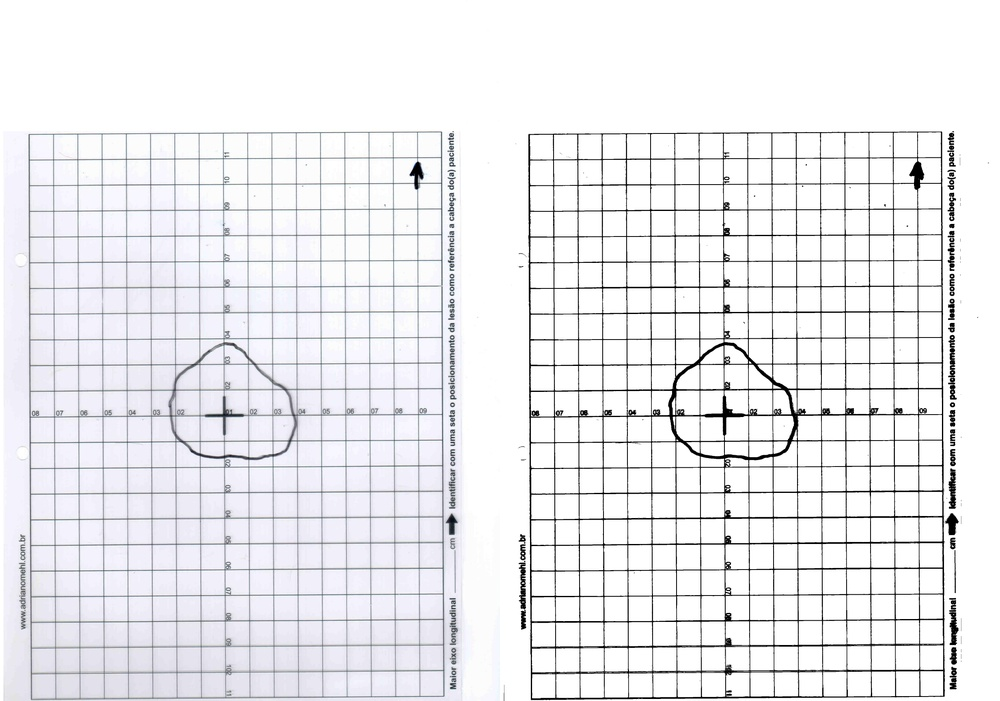
%> input picture final/legado/comparacao/1_c1_nn.jpg, 1000 x 701 px, shrunk from 4928 x 3456 before the run
$ octave diag3.m   (GNU Octave 9; MATLAB toolbox functions it lacks are replaced by stand-ins)
%> lines starting %> are read from the running program, lines starting %| are printed output that depends on the picture; in (x1, y1, x2, y2) boxes, pixels count from 0 and x2, y2 are one past the last pixel; in counts of white or black regions, pixels touching at a corner belong together; the program's own positions count from 1
clc; clear; close all;

img  = imread(fullfile("imagens", "1_c1_nn.jpg"));
%> img is the input picture: size 701x1000x3 uint8; mean R, G, B 236.1, 236, 238.9
gray = rgb2gray(img);
bw   = imbinarize(gray, 'adaptive', 'ForegroundPolarity', 'dark');
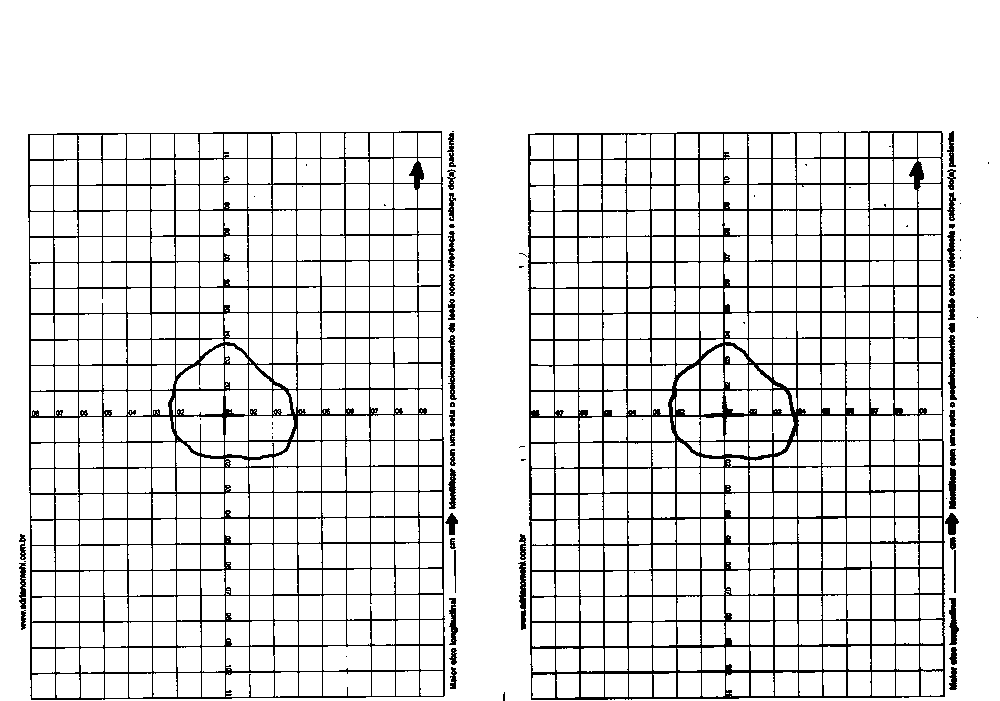
%> bw: size 701x1000 logical; 90.1% white; black in thin lines or dots, all inside (x1, y1, x2, y2) = (19, 131, 989, 701)
[h,w] = size(bw);
%> h = 701; w = 1000

% 1) Estima rotacao: angulo que torna as colunas mais "picadas" (grade vertical alinhada)
ang = -5:0.25:5;
score = zeros(size(ang));
for k = 1:numel(ang)
    r = imrotate(bw, ang(k), 'nearest', 'crop');
    score(k) = var(sum(r,1)) + var(sum(r,2)');
end
%> this loop made 41 passes
%> pass 3, `r = imrotate(bw, ang(k), 'nearest', 'crop');`:
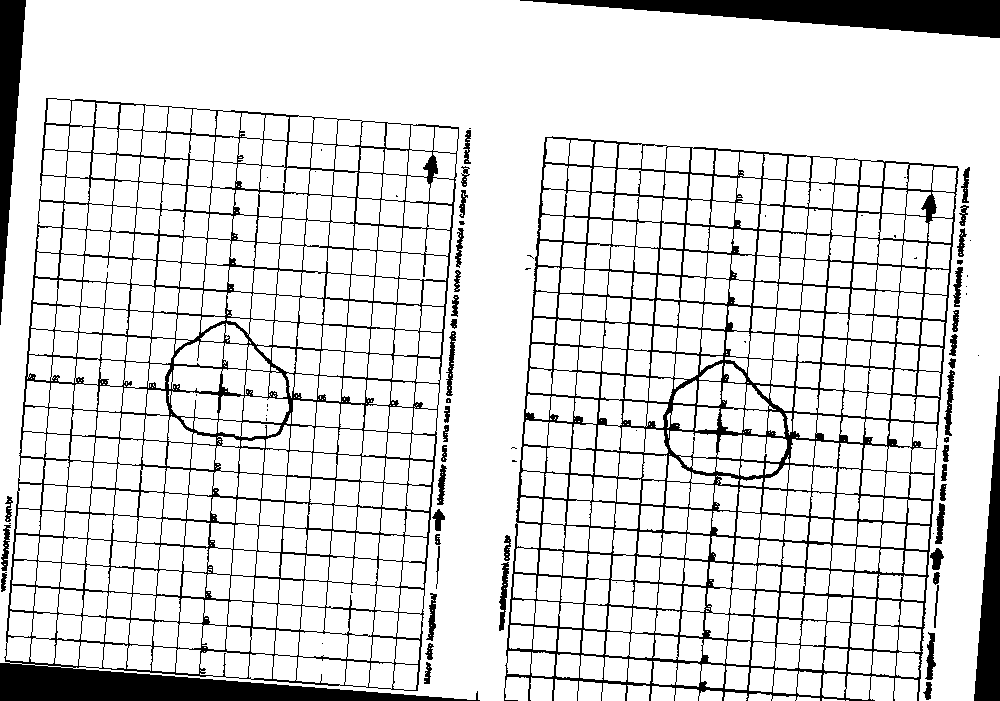
%> r: size 701x1000 logical; 86.5% white; 80 black regions (32 under 20 px), largest, box (x1, y1, x2, y2) and area: (0, 98, 480, 701) 37456, (504, 136, 959, 701) 33769, (520, 0, 1000, 38) 9303
%> after the loop, score = 41 values, max 25023.5 at index 20, min 6084.8 at index 27, mean 9451.5
[~,kb] = max(score);
%> kb = 20
a = ang(kb);
%> a = -0.25
fprintf("deskew = %.2f deg\n", a);
%| deskew = -0.25 deg

R = imrotate(bw, a, 'nearest', 'crop');
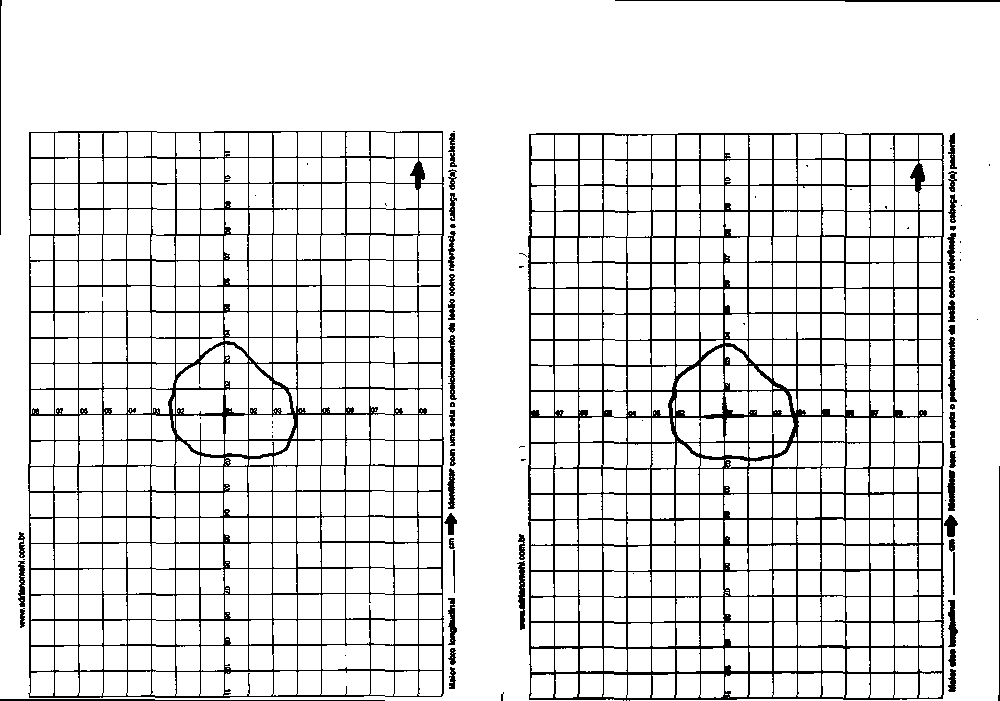
%> R: size 701x1000 logical; 89.9% white; black in thin lines or dots

% 2) Detecta grade: linhas longas horizontais e verticais (ja alinhadas)
Lx = round(0.20*w);  Ly = round(0.20*h);
%> after `Lx = round(0.20*w)`: Lx = 200
%> after `Ly = round(0.20*h)`: Ly = 140
gridM = imopen(R, strel('line', Ly, 90)) | imopen(R, strel('line', Lx, 0));
%> gridM: size 701x1000 logical; 31% white; 1 white region, box (x1, y1, x2, y2) and area: (0, 0, 1000, 701) 217209
gridM = imdilate(gridM, strel('square', 5));
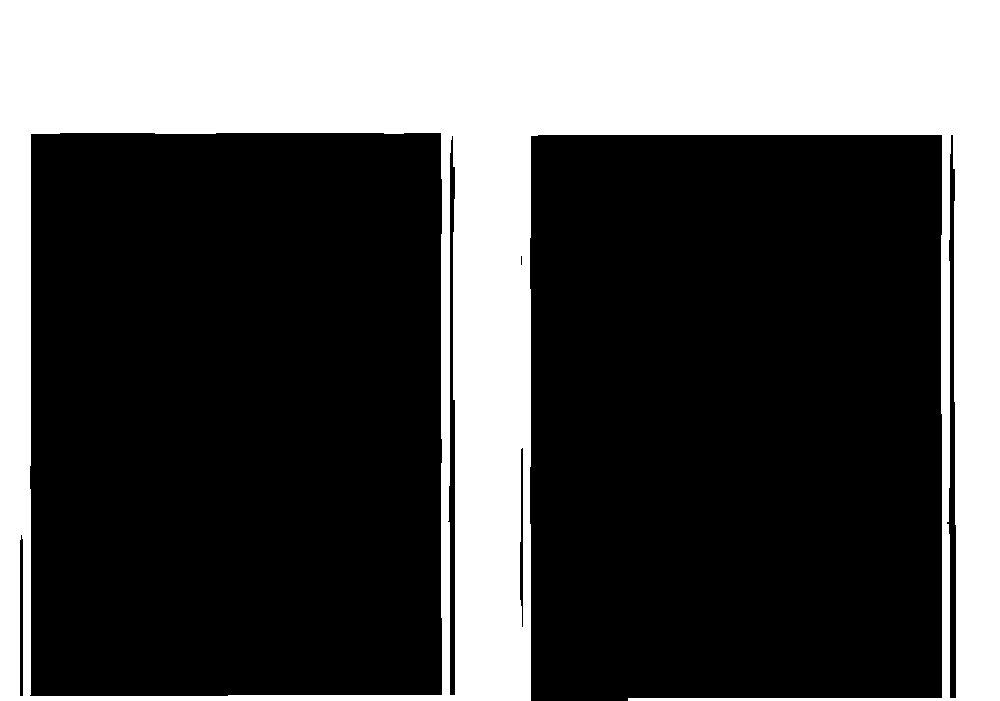
%> gridM: size 701x1000 logical; 33.2% white; 1 white region, box (x1, y1, x2, y2) and area: (0, 0, 1000, 701) 232679

clean = R & ~gridM;
%> clean: size 701x1000 logical; 58.1% white; 21 black regions (19 under 20 px), largest, box (x1, y1, x2, y2) and area: (0, 0, 1000, 701) 293587, (953, 552, 955, 595) 86
clean = imclose(clean, strel('disk', 3));        % repara cortes no contorno
%> clean: size 701x1000 logical; 66% white; 32 black regions, largest, box (x1, y1, x2, y2) and area: (0, 0, 1000, 701) 236609, (911, 164, 925, 192) 235, (412, 162, 425, 189) 220
clean = bwareaopen(clean, 600);                   % tira tracejados/restos pequenos
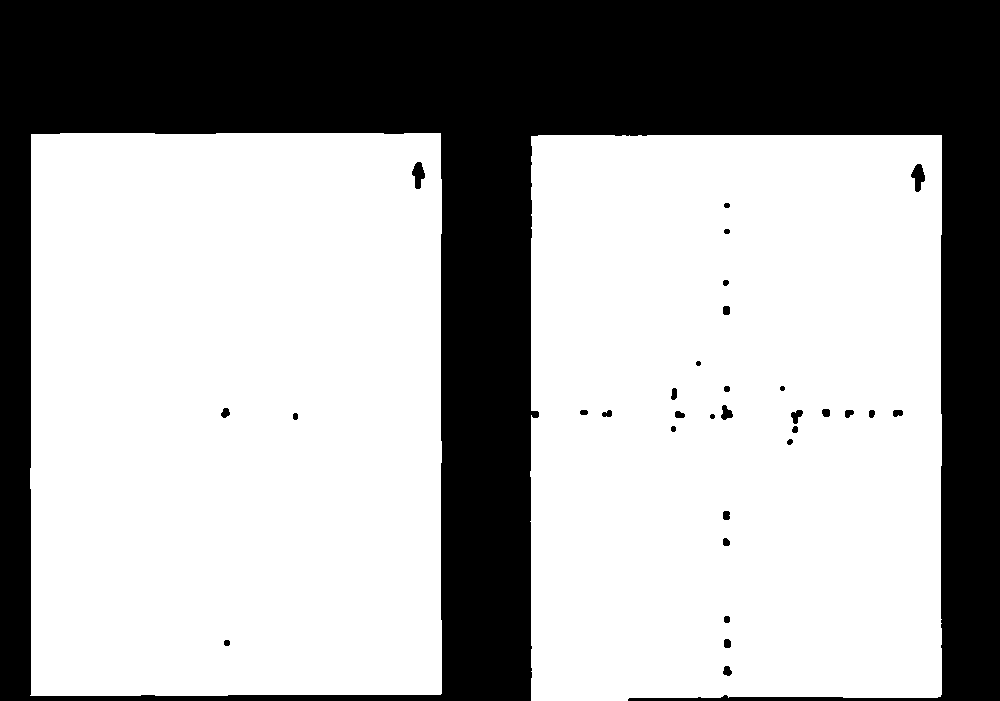
%> clean: size 701x1000 logical; 65.6% white; 32 black regions, largest, box (x1, y1, x2, y2) and area: (0, 0, 1000, 701) 239265, (911, 164, 925, 192) 235, (412, 162, 425, 189) 220

% 3) Maior componente conectado = contorno fechado da ferida
lab = bwconncomp(clean);
%> lab = 2 connected components
np  = cellfun(@numel, lab.PixelIdxList);
%> np = [230319 229614]
[~,imax] = max(np);
%> imax = 1
contorno = false(size(clean));
contorno(lab.PixelIdxList{imax}) = true;
%> contorno: size 701x1000 logical; 32.9% white; 1 white region, box (x1, y1, x2, y2) and area: (30, 133, 442, 696) 230319

% 4) Preenche para obter a regiao da ferida
ferida = imfill(contorno, 'holes');
%> ferida: size 701x1000 logical; 32.9% white; 1 white region, box (x1, y1, x2, y2) and area: (30, 133, 442, 696) 230666

% 5) Volta a rotacao original
contorno = imrotate(contorno, -a, 'nearest', 'crop');
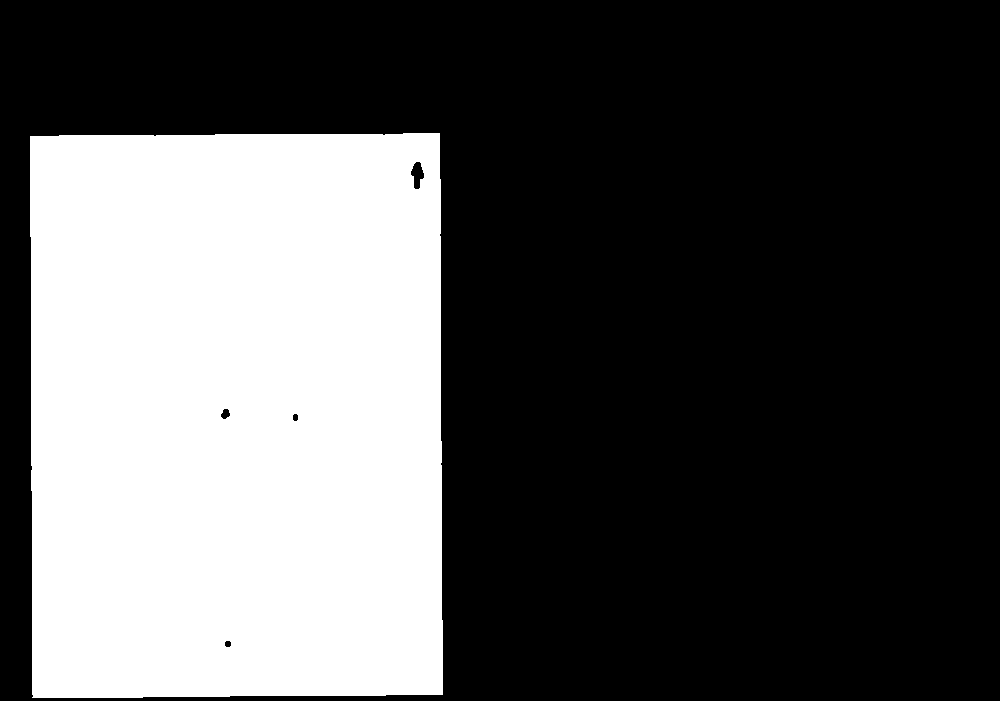
%> contorno: size 701x1000 logical; 32.9% white; 1 white region, box (x1, y1, x2, y2) and area: (30, 133, 443, 698) 230318
ferida   = imrotate(ferida,   -a, 'nearest', 'crop');
%> ferida: size 701x1000 logical; 32.9% white; 1 white region, box (x1, y1, x2, y2) and area: (30, 133, 443, 698) 230665

toRGB = @(b) repmat(uint8(b)*255,1,1,3);
imwrite(toRGB(contorno), "diag3_contorno.png");
imwrite(toRGB(ferida),   "diag3_ferida.png");
disp("ok");

$ run again, with final/legado/comparacao/10_c1_nn.jpg copied over final/legado/comparacao/1_c1_nn.jpg
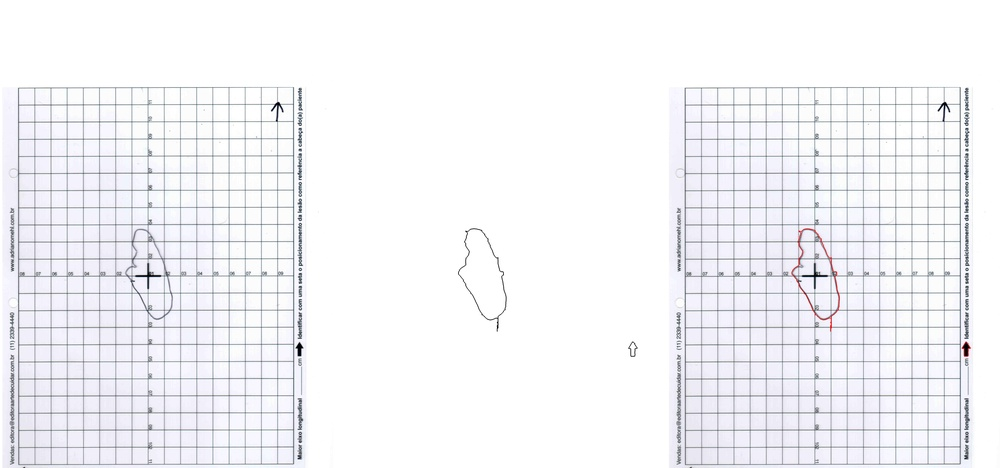
%> input picture final/legado/comparacao/10_c1_nn.jpg, 1000 x 468 px, shrunk from 7392 x 3456 before the run
%> img is the input picture: size 468x1000x3 uint8; mean R, G, B 243.2, 243.2, 246.4
%> `bw   = imbinarize(gray, 'adaptive', 'ForegroundPolarity', 'dark');`:
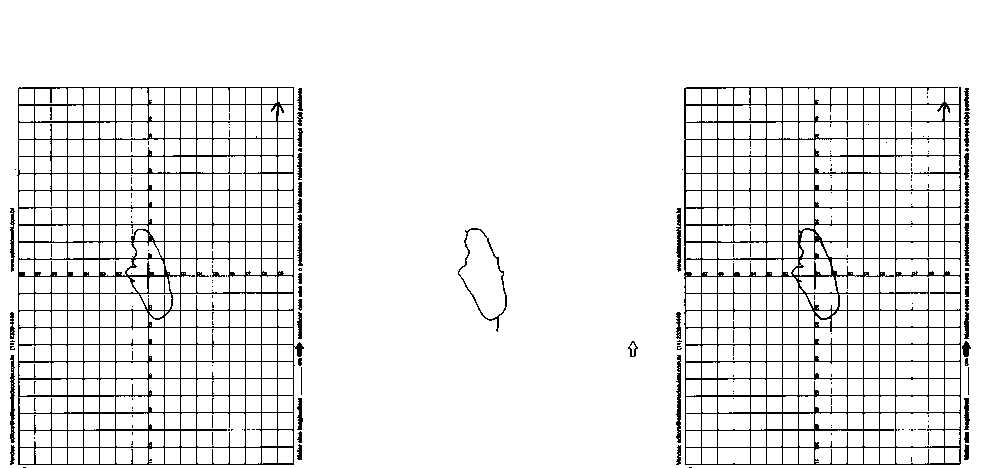
%> bw: size 468x1000 logical; 92.8% white; black in thin lines or dots, all inside (x1, y1, x2, y2) = (10, 87, 971, 468)
%> after the loop `for k = 1:numel(ang)`: score = 41 values, max 18026.5 at index 21, min 5388.4 at index 25, mean 8683
%> kb = 21
%> a = 0
%| deskew = 0.00 deg
%> lab = 3 connected components
%> np = [101630 2290 101665]
%> imax = 3
%> `contorno(lab.PixelIdxList{imax}) = true;`:
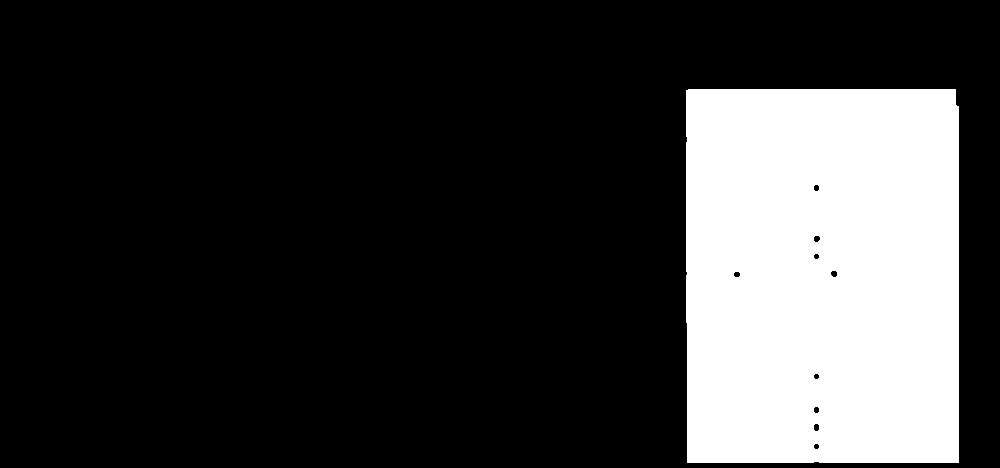
%> contorno: size 468x1000 logical; 21.7% white; 1 white region, box (x1, y1, x2, y2) and area: (686, 89, 959, 463) 101665
%> ferida: size 468x1000 logical; 21.8% white; 1 white region, box (x1, y1, x2, y2) and area: (686, 89, 959, 463) 101897
